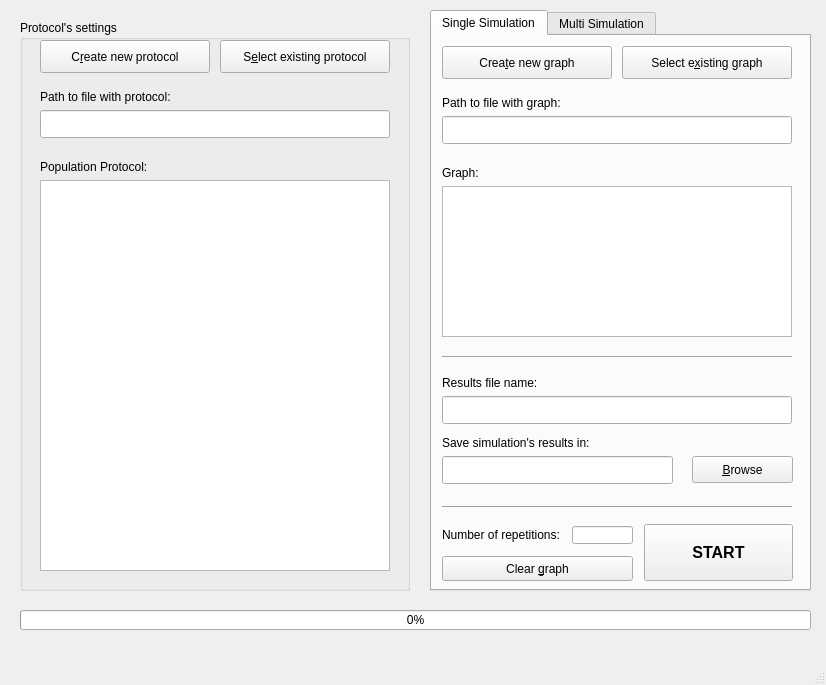
<?xml version="1.0" encoding="UTF-8"?>
<ui version="4.0">
 <class>MainWindow</class>
 <widget class="QMainWindow" name="MainWindow">
  <property name="geometry">
   <rect>
    <x>0</x>
    <y>0</y>
    <width>826</width>
    <height>685</height>
   </rect>
  </property>
  <property name="minimumSize">
   <size>
    <width>826</width>
    <height>685</height>
   </size>
  </property>
  <property name="maximumSize">
   <size>
    <width>826</width>
    <height>685</height>
   </size>
  </property>
  <property name="windowTitle">
   <string>Population Protocol Simulator</string>
  </property>
  <widget class="QWidget" name="centralwidget">
   <widget class="QGroupBox" name="groupBxProtocolSettings">
    <property name="geometry">
     <rect>
      <x>20</x>
      <y>20</y>
      <width>390</width>
      <height>571</height>
     </rect>
    </property>
    <property name="title">
     <string>Protocol's settings</string>
    </property>
    <widget class="QPushButton" name="btnProtocolCreate">
     <property name="geometry">
      <rect>
       <x>20</x>
       <y>20</y>
       <width>170</width>
       <height>33</height>
      </rect>
     </property>
     <property name="text">
      <string>C&amp;reate new protocol</string>
     </property>
    </widget>
    <widget class="QPushButton" name="btnProtocolFromFile">
     <property name="geometry">
      <rect>
       <x>200</x>
       <y>20</y>
       <width>170</width>
       <height>33</height>
      </rect>
     </property>
     <property name="text">
      <string>S&amp;elect existing protocol</string>
     </property>
    </widget>
    <widget class="QLabel" name="label">
     <property name="geometry">
      <rect>
       <x>20</x>
       <y>60</y>
       <width>170</width>
       <height>33</height>
      </rect>
     </property>
     <property name="text">
      <string>Path to file with protocol:</string>
     </property>
    </widget>
    <widget class="QTextEdit" name="txtInfoProtocol">
     <property name="geometry">
      <rect>
       <x>20</x>
       <y>160</y>
       <width>350</width>
       <height>391</height>
      </rect>
     </property>
    </widget>
    <widget class="QLineEdit" name="txtPathProtocol">
     <property name="geometry">
      <rect>
       <x>20</x>
       <y>90</y>
       <width>350</width>
       <height>28</height>
      </rect>
     </property>
    </widget>
    <widget class="QLabel" name="label_2">
     <property name="geometry">
      <rect>
       <x>20</x>
       <y>130</y>
       <width>170</width>
       <height>33</height>
      </rect>
     </property>
     <property name="text">
      <string>Population Protocol:</string>
     </property>
    </widget>
   </widget>
   <widget class="QProgressBar" name="progressBar">
    <property name="geometry">
     <rect>
      <x>20</x>
      <y>610</y>
      <width>791</width>
      <height>20</height>
     </rect>
    </property>
    <property name="value">
     <number>0</number>
    </property>
   </widget>
   <widget class="QTabWidget" name="tabSimulation">
    <property name="geometry">
     <rect>
      <x>430</x>
      <y>10</y>
      <width>381</width>
      <height>581</height>
     </rect>
    </property>
    <property name="currentIndex">
     <number>0</number>
    </property>
    <widget class="QWidget" name="SingleSimulation">
     <attribute name="title">
      <string>Single Simulation</string>
     </attribute>
     <widget class="QLineEdit" name="txtFileNameResult_Singel">
      <property name="geometry">
       <rect>
        <x>10</x>
        <y>360</y>
        <width>350</width>
        <height>28</height>
       </rect>
      </property>
     </widget>
     <widget class="QLabel" name="label_3">
      <property name="geometry">
       <rect>
        <x>10</x>
        <y>330</y>
        <width>160</width>
        <height>33</height>
       </rect>
      </property>
      <property name="text">
       <string>Results file name:</string>
      </property>
     </widget>
     <widget class="QLabel" name="label_4">
      <property name="geometry">
       <rect>
        <x>10</x>
        <y>390</y>
        <width>160</width>
        <height>33</height>
       </rect>
      </property>
      <property name="text">
       <string>Save simulation's results in:</string>
      </property>
     </widget>
     <widget class="QLabel" name="label_5">
      <property name="geometry">
       <rect>
        <x>10</x>
        <y>482</y>
        <width>130</width>
        <height>33</height>
       </rect>
      </property>
      <property name="text">
       <string>Number of repetitions:</string>
      </property>
     </widget>
     <widget class="QLineEdit" name="txtNumberRepetitions_Single">
      <property name="geometry">
       <rect>
        <x>140</x>
        <y>490</y>
        <width>61</width>
        <height>18</height>
       </rect>
      </property>
      <property name="inputMethodHints">
       <set>Qt::ImhPreferNumbers</set>
      </property>
     </widget>
     <widget class="QPushButton" name="btnStart_single">
      <property name="geometry">
       <rect>
        <x>212</x>
        <y>488</y>
        <width>149</width>
        <height>57</height>
       </rect>
      </property>
      <property name="font">
       <font>
        <pointsize>12</pointsize>
        <weight>75</weight>
        <bold>true</bold>
       </font>
      </property>
      <property name="text">
       <string>START</string>
      </property>
     </widget>
     <widget class="QPushButton" name="btnClear_Single">
      <property name="geometry">
       <rect>
        <x>10</x>
        <y>520</y>
        <width>191</width>
        <height>25</height>
       </rect>
      </property>
      <property name="focusPolicy">
       <enum>Qt::WheelFocus</enum>
      </property>
      <property name="text">
       <string>Clear &amp;graph</string>
      </property>
     </widget>
     <widget class="QPushButton" name="btnBrowse_Single">
      <property name="geometry">
       <rect>
        <x>260</x>
        <y>420</y>
        <width>101</width>
        <height>27</height>
       </rect>
      </property>
      <property name="text">
       <string>&amp;Browse</string>
      </property>
     </widget>
     <widget class="Line" name="line">
      <property name="geometry">
       <rect>
        <x>10</x>
        <y>470</y>
        <width>350</width>
        <height>3</height>
       </rect>
      </property>
      <property name="orientation">
       <enum>Qt::Horizontal</enum>
      </property>
     </widget>
     <widget class="QTextEdit" name="txtInfoGraph_Single">
      <property name="geometry">
       <rect>
        <x>10</x>
        <y>150</y>
        <width>350</width>
        <height>151</height>
       </rect>
      </property>
     </widget>
     <widget class="QLabel" name="label_6">
      <property name="geometry">
       <rect>
        <x>10</x>
        <y>120</y>
        <width>130</width>
        <height>33</height>
       </rect>
      </property>
      <property name="text">
       <string>Graph:</string>
      </property>
     </widget>
     <widget class="QLineEdit" name="txtPathGraph_Single">
      <property name="geometry">
       <rect>
        <x>10</x>
        <y>80</y>
        <width>350</width>
        <height>28</height>
       </rect>
      </property>
     </widget>
     <widget class="QLabel" name="label_7">
      <property name="geometry">
       <rect>
        <x>10</x>
        <y>50</y>
        <width>130</width>
        <height>33</height>
       </rect>
      </property>
      <property name="text">
       <string>Path to file with graph:</string>
      </property>
     </widget>
     <widget class="QPushButton" name="btnGraphCreate_Single">
      <property name="geometry">
       <rect>
        <x>10</x>
        <y>10</y>
        <width>170</width>
        <height>33</height>
       </rect>
      </property>
      <property name="text">
       <string>Crea&amp;te new graph</string>
      </property>
     </widget>
     <widget class="QPushButton" name="btnGraphFromFile_Single">
      <property name="geometry">
       <rect>
        <x>190</x>
        <y>10</y>
        <width>170</width>
        <height>33</height>
       </rect>
      </property>
      <property name="text">
       <string>Select e&amp;xisting graph</string>
      </property>
     </widget>
     <widget class="Line" name="line_2">
      <property name="geometry">
       <rect>
        <x>10</x>
        <y>320</y>
        <width>350</width>
        <height>3</height>
       </rect>
      </property>
      <property name="font">
       <font>
        <weight>50</weight>
        <bold>false</bold>
       </font>
      </property>
      <property name="orientation">
       <enum>Qt::Horizontal</enum>
      </property>
     </widget>
     <widget class="QLineEdit" name="lineEdit">
      <property name="geometry">
       <rect>
        <x>10</x>
        <y>420</y>
        <width>231</width>
        <height>28</height>
       </rect>
      </property>
     </widget>
    </widget>
    <widget class="QWidget" name="MultiSimulation">
     <attribute name="title">
      <string>Multi Simulation</string>
     </attribute>
     <widget class="QPushButton" name="btnStart_Multi">
      <property name="geometry">
       <rect>
        <x>110</x>
        <y>490</y>
        <width>151</width>
        <height>51</height>
       </rect>
      </property>
      <property name="font">
       <font>
        <pointsize>12</pointsize>
        <weight>75</weight>
        <bold>true</bold>
       </font>
      </property>
      <property name="text">
       <string>&amp;START</string>
      </property>
     </widget>
     <widget class="QPushButton" name="btnYAMLCreate_Multi">
      <property name="geometry">
       <rect>
        <x>10</x>
        <y>10</y>
        <width>170</width>
        <height>33</height>
       </rect>
      </property>
      <property name="text">
       <string>Crea&amp;te new YAML</string>
      </property>
     </widget>
     <widget class="QPushButton" name="btnYAMLFromFile_Multi">
      <property name="geometry">
       <rect>
        <x>190</x>
        <y>10</y>
        <width>170</width>
        <height>33</height>
       </rect>
      </property>
      <property name="text">
       <string>Select exist YAML</string>
      </property>
     </widget>
     <widget class="QLabel" name="label_8">
      <property name="geometry">
       <rect>
        <x>10</x>
        <y>50</y>
        <width>130</width>
        <height>33</height>
       </rect>
      </property>
      <property name="text">
       <string>Path to file with graph:</string>
      </property>
     </widget>
     <widget class="QLineEdit" name="txtPathGraph_Multi">
      <property name="geometry">
       <rect>
        <x>10</x>
        <y>80</y>
        <width>350</width>
        <height>28</height>
       </rect>
      </property>
     </widget>
     <widget class="QLabel" name="label_9">
      <property name="geometry">
       <rect>
        <x>10</x>
        <y>120</y>
        <width>130</width>
        <height>33</height>
       </rect>
      </property>
      <property name="text">
       <string>Graphs:</string>
      </property>
     </widget>
     <widget class="QPushButton" name="btnAdd_Multi">
      <property name="geometry">
       <rect>
        <x>294</x>
        <y>150</y>
        <width>70</width>
        <height>23</height>
       </rect>
      </property>
      <property name="text">
       <string>Add</string>
      </property>
     </widget>
     <widget class="QPushButton" name="btnClear_Multi">
      <property name="geometry">
       <rect>
        <x>294</x>
        <y>210</y>
        <width>70</width>
        <height>23</height>
       </rect>
      </property>
      <property name="font">
       <font>
        <weight>75</weight>
        <bold>true</bold>
       </font>
      </property>
      <property name="text">
       <string>Clear</string>
      </property>
     </widget>
     <widget class="QPushButton" name="btnRemove_Multi">
      <property name="geometry">
       <rect>
        <x>294</x>
        <y>180</y>
        <width>70</width>
        <height>23</height>
       </rect>
      </property>
      <property name="text">
       <string>Remove</string>
      </property>
     </widget>
     <widget class="Line" name="line_3">
      <property name="geometry">
       <rect>
        <x>10</x>
        <y>320</y>
        <width>350</width>
        <height>3</height>
       </rect>
      </property>
      <property name="orientation">
       <enum>Qt::Horizontal</enum>
      </property>
     </widget>
     <widget class="QLabel" name="label_10">
      <property name="geometry">
       <rect>
        <x>10</x>
        <y>330</y>
        <width>130</width>
        <height>33</height>
       </rect>
      </property>
      <property name="text">
       <string>Results file name:</string>
      </property>
     </widget>
     <widget class="QLineEdit" name="txtFileNameResult_Multi">
      <property name="geometry">
       <rect>
        <x>10</x>
        <y>360</y>
        <width>350</width>
        <height>28</height>
       </rect>
      </property>
     </widget>
     <widget class="QLabel" name="label_11">
      <property name="geometry">
       <rect>
        <x>10</x>
        <y>390</y>
        <width>160</width>
        <height>33</height>
       </rect>
      </property>
      <property name="text">
       <string>Save simulation's results in:</string>
      </property>
     </widget>
     <widget class="QLineEdit" name="txtPathResult_Multi">
      <property name="geometry">
       <rect>
        <x>10</x>
        <y>420</y>
        <width>231</width>
        <height>28</height>
       </rect>
      </property>
     </widget>
     <widget class="QPushButton" name="btnBrowse_Multi">
      <property name="geometry">
       <rect>
        <x>260</x>
        <y>420</y>
        <width>101</width>
        <height>27</height>
       </rect>
      </property>
      <property name="text">
       <string>&amp;Browse</string>
      </property>
     </widget>
     <widget class="Line" name="line_4">
      <property name="geometry">
       <rect>
        <x>10</x>
        <y>470</y>
        <width>350</width>
        <height>3</height>
       </rect>
      </property>
      <property name="orientation">
       <enum>Qt::Horizontal</enum>
      </property>
     </widget>
     <widget class="QPushButton" name="btnSave_Multi">
      <property name="geometry">
       <rect>
        <x>294</x>
        <y>240</y>
        <width>70</width>
        <height>23</height>
       </rect>
      </property>
      <property name="font">
       <font>
        <weight>75</weight>
        <bold>true</bold>
       </font>
      </property>
      <property name="text">
       <string>Save</string>
      </property>
     </widget>
     <widget class="QTreeWidget" name="treeWidget_Multi">
      <property name="geometry">
       <rect>
        <x>10</x>
        <y>150</y>
        <width>271</width>
        <height>151</height>
       </rect>
      </property>
      <attribute name="headerVisible">
       <bool>false</bool>
      </attribute>
      <attribute name="headerDefaultSectionSize">
       <number>168</number>
      </attribute>
      <attribute name="headerMinimumSectionSize">
       <number>40</number>
      </attribute>
      <attribute name="headerShowSortIndicator" stdset="0">
       <bool>false</bool>
      </attribute>
      <column>
       <property name="text">
        <string>Graph</string>
       </property>
      </column>
      <column>
       <property name="text">
        <string>Nb. runs</string>
       </property>
       <property name="textAlignment">
        <set>AlignHCenter|AlignVCenter|AlignCenter</set>
       </property>
      </column>
     </widget>
    </widget>
   </widget>
  </widget>
  <widget class="QMenuBar" name="menubar">
   <property name="geometry">
    <rect>
     <x>0</x>
     <y>0</y>
     <width>826</width>
     <height>26</height>
    </rect>
   </property>
  </widget>
  <widget class="QStatusBar" name="statusbar"/>
 </widget>
 <resources/>
 <connections/>
</ui>
